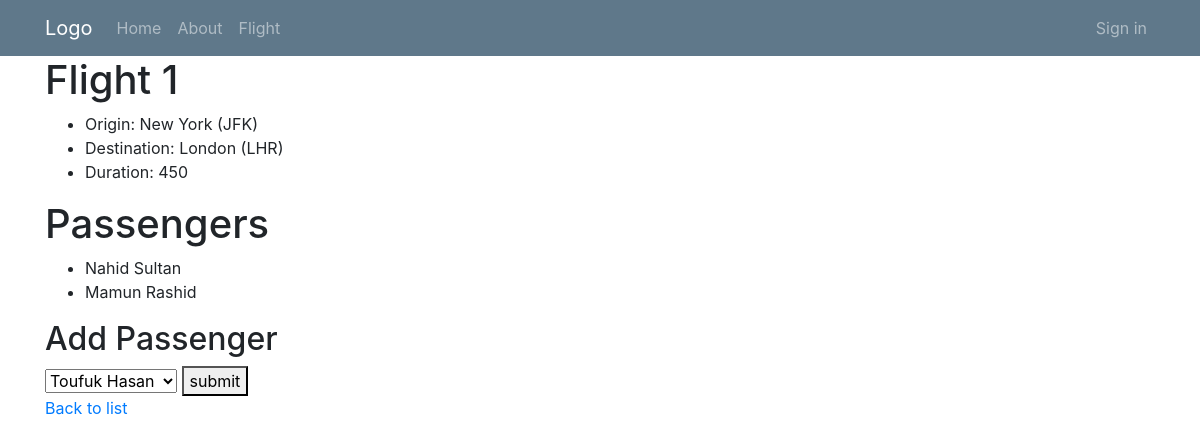
Screenshot of /flights/1/ with the database file from the repository.
### flights/models.py (models this page shows, shortened)
class Flight(models.Model):
    origin = models.ForeignKey(
        Airport, on_delete=models.CASCADE, related_name='departures')
    destination = models.ForeignKey(
        Airport, on_delete=models.CASCADE, related_name='arrival')
    duration = models.IntegerField()

class Airport(models.Model):
    code = models.CharField(max_length=3)
    city = models.CharField(max_length=65)
    def __str__(self):
        return f'{self.city} ({self.code})'

class Passenger(models.Model):
    first = models.CharField(max_length=65)
    last = models.CharField(max_length=65)
    flights = models.ManyToManyField(
        Flight, blank=True, related_name='passengers')
    def __str__(self):
        return f'{self.first} {self.last}'

### flights/views.py (the view)
# urls.py: path('<str:pk>/', views.flight, name='flight'),
def flight(request, pk):
    flight = Flight.objects.get(id=pk)
    context = {
        'flight': flight,
        'passengers': flight.passengers.all(),
        'non_passengers': Passenger.objects.exclude(flights=flight).all()
    }
    return render(request, 'flight.html', context)

### templates/flights/flight.html (shortened to what this page needs)
{% extends 'layout.html' %}
{% block content %}
<h1>Flight {{flight.id}} </h1>
<ul>
    <li>Origin: {{flight.origin}} </li>
    <li>Destination: {{flight.destination}} </li>
    <li>Duration: {{flight.duration}} </li>
</ul>
<h1>Passengers</h1>
<ul>
    {% for passenger in passengers %}
    <li>{{passenger}}</li>
    {% empty %}
    <li>No Passengers.</li>
    {% endfor %}
</ul>
<h2>Add Passenger</h2>
<form action="{% url 'book' flight.id %}" method="post">
    <select name="passenger">
        {% for passenger in non_passengers %}
        <option value="{{passenger.id}}">{{passenger}}</option>
        {% endfor %}
    </select>
    <button>submit</button>
</form>
<a href="{% url 'index' %}">Back to list </a>
{% endblock %}

### static/style.css (style rules this page uses)
body { background: #fafafa; color: #333333; margin-top: 5rem; }

### rows the page displays
Flight: id "1", origin "New York (JFK)", destination "London (LHR)", duration "450"
Passenger: first+last "Nahid Sultan"
Passenger: first+last "Mamun Rashid"

### other values shown
form field passenger "Toufuk Hasan"
